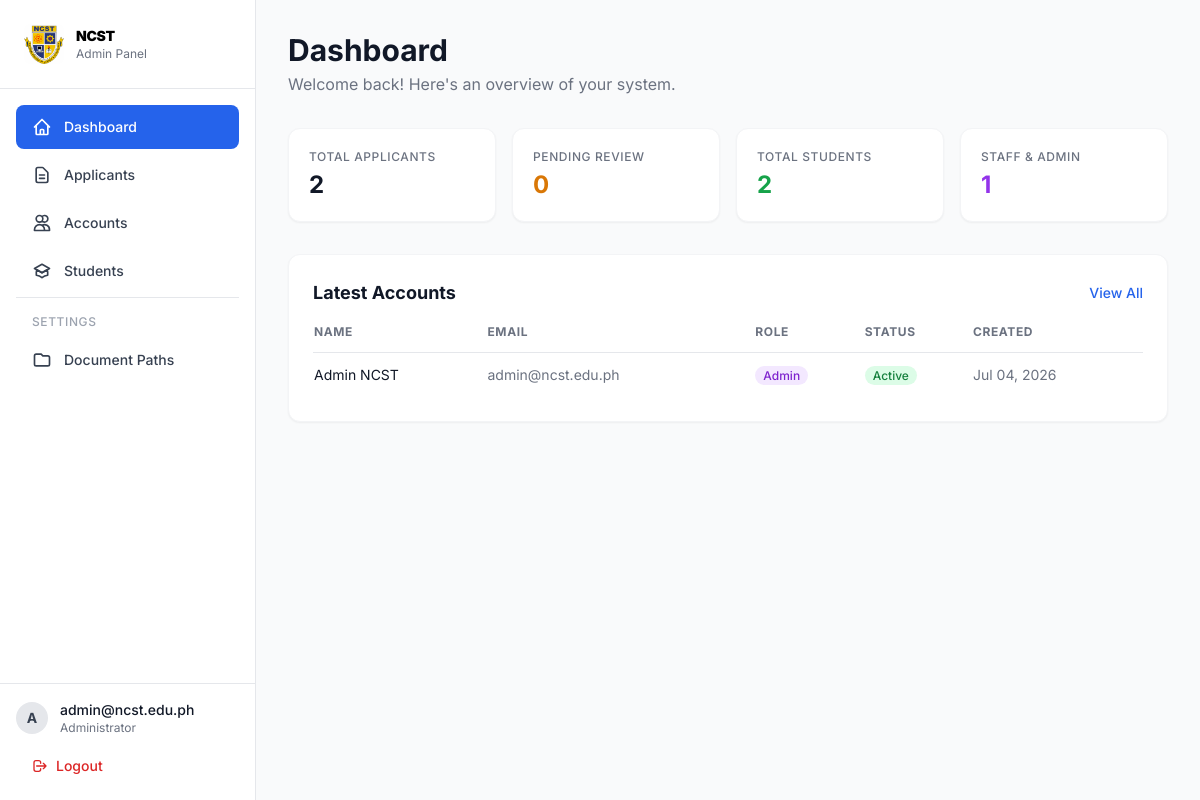
The page /src/view/admin/ (signed in) on the database its author committed.
### tables this page shows
CREATE TABLE `users` (
  `id` int(11) NOT NULL,
  `first_name` varchar(100) NOT NULL,
  `middle_name` varchar(100) DEFAULT NULL,
  `last_name` varchar(100) NOT NULL,
  `suffix` varchar(20) DEFAULT NULL,
  `birthday` date NOT NULL,
  `age` int(3) DEFAULT NULL,
  `gender` enum('Male','Female','Other') NOT NULL,
  `civil_status` enum('Single','Married','Widowed','Separated','Annulled') DEFAULT 'Single',
  `nationality` varchar(100) DEFAULT 'Filipino',
  `religion` varchar(100) DEFAULT NULL,
  `birth_place` varchar(255) DEFAULT NULL,
  `email` varchar(150) NOT NULL,
  `contact_number` varchar(20) NOT NULL,
  `home_address` varchar(255) DEFAULT NULL,
  `province` varchar(100) DEFAULT NULL,
  `city` varchar(100) DEFAULT NULL,
  `barangay` varchar(100) DEFAULT NULL,
  `zip_code` varchar(10) DEFAULT NULL,
  `password` varchar(255) NOT NULL,
  `role` enum('admin','staff','student','registrar') NOT NULL DEFAULT 'student',
  `status` enum('active','inactive','pending','approved','rejected') NOT NULL DEFAULT 'pending',
  `deleted_at` date DEFAULT NULL,
  `created_by` int(11) DEFAULT NULL,
  `created_at` timestamp NOT NULL DEFAULT current_timestamp(),
  `updated_at` timestamp NOT NULL DEFAULT current_timestamp() ON UPDATE current_timestamp()
);

### src/config/helpers.php (called while the page is built, shortened)
<?php
function url($path = '') {
    return BASE_URL . $path;
}

### src/view/admin/index.php (the view, shortened to what this page needs)
<?php
require_once __DIR__ . '/sidebar.php';
try {
    $stmt = $pdo->query("SELECT COUNT(*) FROM applicants");
    $total_applicants = $stmt->fetchColumn();
    $stmt = $pdo->query("SELECT COUNT(*) FROM applicants WHERE status = 'pending'");
    $pending_applicants = $stmt->fetchColumn();
    $stmt = $pdo->query("SELECT COUNT(*) FROM users WHERE role = 'student'");
    $total_students = $stmt->fetchColumn();
    $stmt = $pdo->query("SELECT COUNT(*) FROM users WHERE role IN ('admin', 'staff')");
    $total_staff = $stmt->fetchColumn();
    $stmt = $pdo->query("SELECT * FROM users WHERE role IN ('admin', 'staff') ORDER BY created_at DESC LIMIT 10");
    $latest_accounts = $stmt->fetchAll();
} catch (Exception $e) {
    $total_applicants = $pending_applicants = $total_students = $total_staff = 0;
    $latest_accounts = [];
}
?>
<div class="mb-8">
    <h1 class="text-3xl font-bold text-gray-900">Dashboard</h1>
    <p class="text-gray-500 mt-1">Welcome back! Here's an overview of your system.</p>
</div>
<div class="flex gap-4 mb-8">
    <div class="flex-1 bg-white rounded-xl p-5 shadow-sm border border-gray-100">
        <p class="text-xs font-medium text-gray-500 uppercase tracking-wider">Total Applicants</p>
        <p class="text-2xl font-bold text-gray-900 mt-1"><?= $total_applicants ?></p>
    </div>
    <div class="flex-1 bg-white rounded-xl p-5 shadow-sm border border-gray-100">
        <p class="text-xs font-medium text-gray-500 uppercase tracking-wider">Pending Review</p>
        <p class="text-2xl font-bold text-amber-600 mt-1"><?= $pending_applicants ?></p>
    </div>
    <div class="flex-1 bg-white rounded-xl p-5 shadow-sm border border-gray-100">
        <p class="text-xs font-medium text-gray-500 uppercase tracking-wider">Total Students</p>
        <p class="text-2xl font-bold text-green-600 mt-1"><?= $total_students ?></p>
    </div>
    <div class="flex-1 bg-white rounded-xl p-5 shadow-sm border border-gray-100">
        <p class="text-xs font-medium text-gray-500 uppercase tracking-wider">Staff & Admin</p>
        <p class="text-2xl font-bold text-purple-600 mt-1"><?= $total_staff ?></p>
    </div>
</div>
<div class="bg-white rounded-xl p-6 shadow-sm border border-gray-100">
    <div class="flex items-center justify-between mb-4">
        <h2 class="text-lg font-bold text-gray-900">Latest Accounts</h2>
        <a href="<?= url('/src/view/admin/accounts.php') ?>" class="text-sm font-medium text-blue-600 hover:underline">View All</a>
    </div>
    <div class="overflow-x-auto">
        <table class="w-full">
            <thead>
                <tr class="text-xs font-medium text-gray-500 uppercase tracking-wider border-b">
                    <th class="pb-3 text-left">Name</th>
                    <th class="pb-3 text-left">Email</th>
                    <th class="pb-3 text-left">Role</th>
                    <th class="pb-3 text-left">Status</th>
                    <th class="pb-3 text-left">Created</th>
                </tr>
            </thead>
            <tbody class="divide-y divide-gray-100">
                <?php if (empty($latest_accounts)): ?>
                    <tr>
                        <td colspan="5" class="py-4 text-center text-sm text-gray-500">No accounts found.</td>
                    </tr>
                <?php else: ?>
                    <?php foreach ($latest_accounts as $acc): ?>
                        <tr class="text-sm">
                            <td class="py-3 text-gray-900"><?= htmlspecialchars($acc['first_name'] . ' ' . $acc['last_name']) ?></td>
                            <td class="py-3 text-gray-500"><?= htmlspecialchars($acc['email']) ?></td>
                            <td class="py-3">
                                <span class="px-2 py-0.5 rounded-full text-xs font-medium <?= $acc['role'] === 'admin' ? 'bg-purple-100 text-purple-700' : 'bg-blue-100 text-blue-700' ?>">
                                    <?= ucfirst($acc['role']) ?>
                                </span>
                            </td>
                            <td class="py-3">
                                <span class="px-2 py-0.5 rounded-full text-xs font-medium <?= $acc['status'] === 'active' ? 'bg-green-100 text-green-700' : 'bg-gray-100 text-gray-700' ?>">
                                    <?= ucfirst($acc['status']) ?>
                                </span>
                            </td>
                            <td class="py-3 text-gray-500"><?= date('M d, Y', strtotime($acc['created_at'])) ?></td>
                        </tr>
                    <?php endforeach; ?>
                <?php endif; ?>
            </tbody>
        </table>
    </div>
</div>
</main>
</div>
</body>
</html>

### rows shown on the page
users: first_name+last_name "Admin NCST", email "admin@ncst.edu.ph", role "Admin", status "Active", created_at "Jul 04, 2026"

### other values the page prints
substr($_SESSION['email'] ?? 'A', 0, 1) "A"
$_SESSION['email'] "admin@ncst.edu.ph"
$total_applicants "2"
$pending_applicants "0"
$total_students "2"
$total_staff "1"
